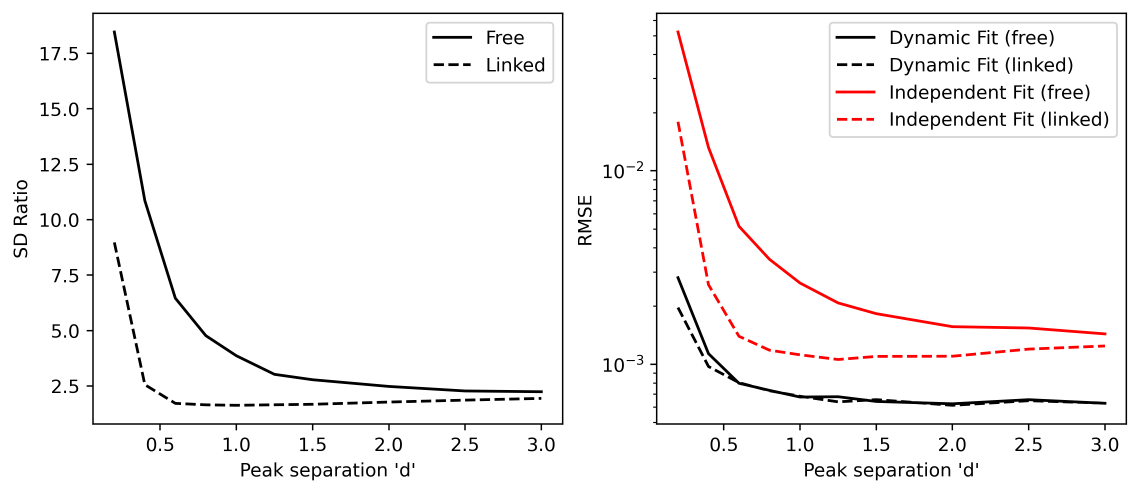
#> input picture publication/figures/fig3ab_fmrs_tal.png, 3418 x 1481 px (shown at 1/3 size)
$ python combine_fig_subparts.py
#> lines starting #> are read from the running program, lines starting #| are printed output that depends on the picture
from PIL import Image
from PIL import ImageDraw, ImageFont

im1 = Image.open('figures/fig3ab_fmrs_tal.png')
#> im1 is the input picture: PIL image 3418x1481 RGBA; mean R, G, B, A 245, 243.4, 243.4, 23.3
im2 = Image.open('figures/fig3cd_spectrum_ratios.png')
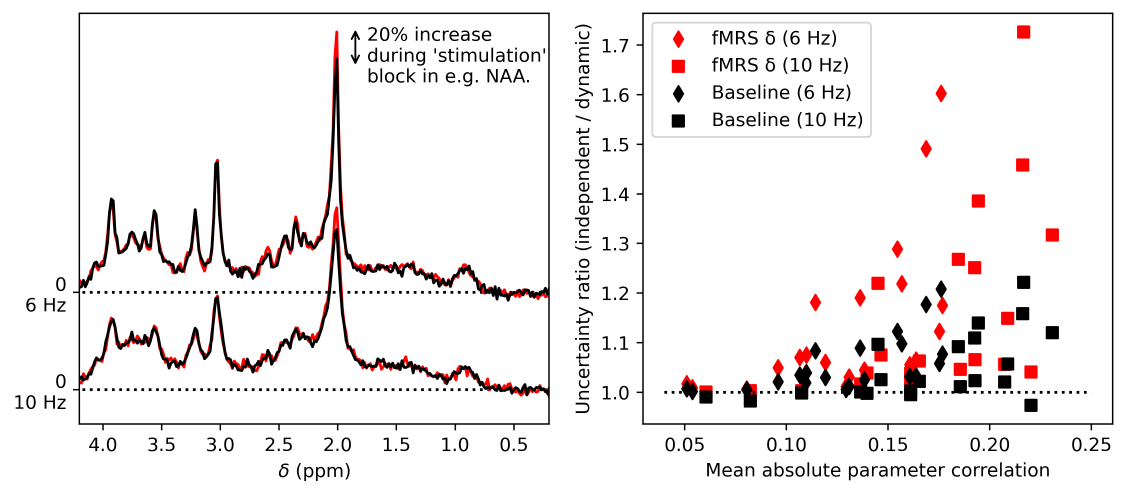
#> input picture publication/figures/fig3cd_spectrum_ratios.png, 3378 x 1485 px (shown at 1/3 size)
#> im2 is the input picture: PIL image 3378x1485 RGBA; mean R, G, B, A 238.9, 235.3, 235.3, 25.6

h = im1.size[1] + im2.size[1]
#> h = 2966
w = max(im1.size[0], im2.size[0])
#> w = 3418
im = Image.new("RGBA", (w, h))
#> im: PIL image 3418x2966 RGBA; every value is 0

im.paste(im1)
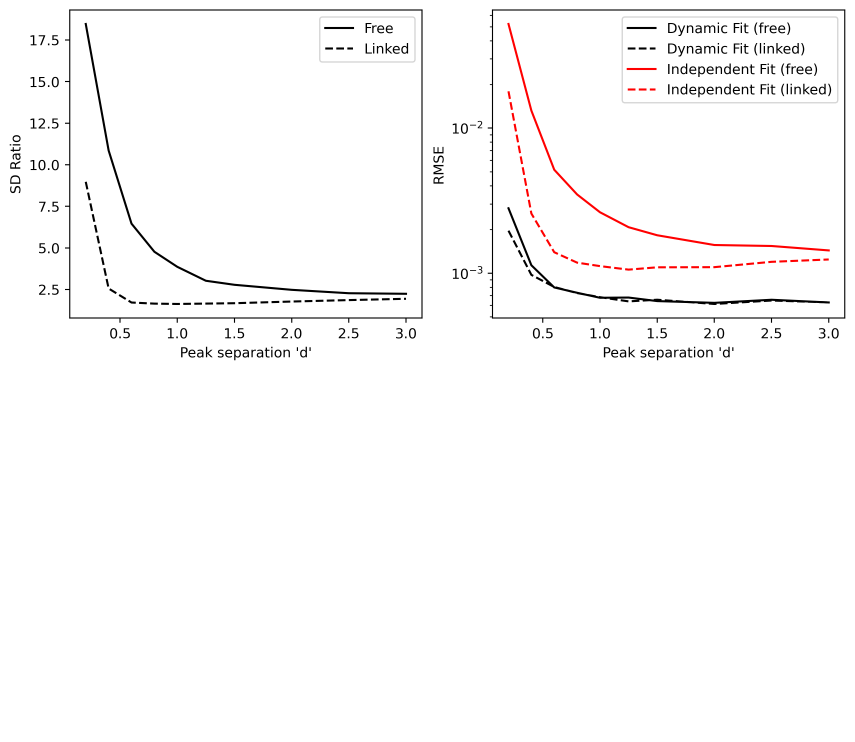
#> im: PIL image 3418x2966 RGBA (shown at 1/4 size); mean R, G, B, A 122.3, 121.6, 121.6, 11.6; transparent parts drawn white
im.paste(im2, (45, im1.size[1]))
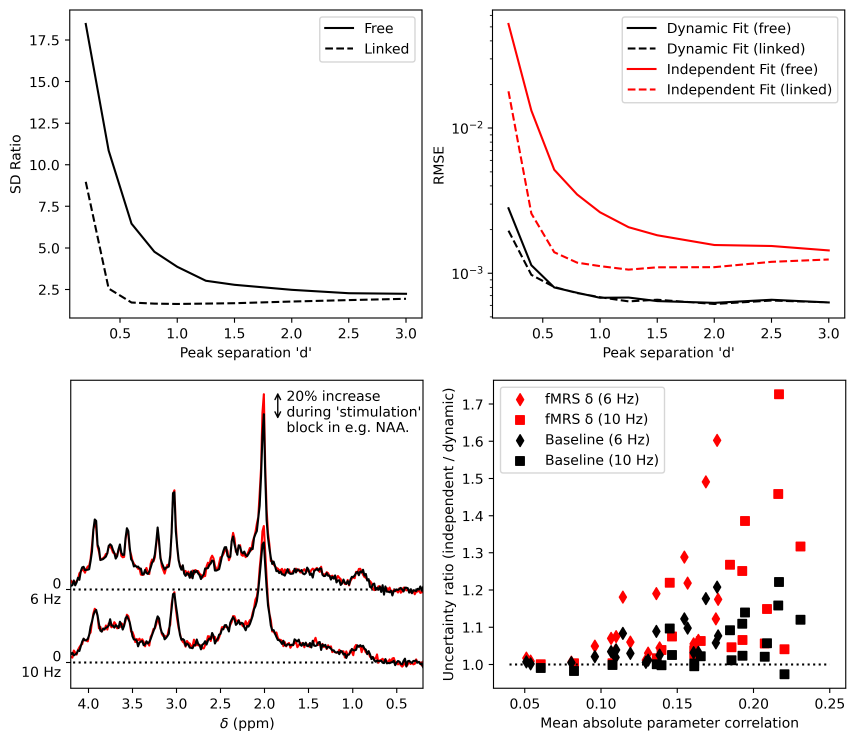
#> im: PIL image 3418x2966 RGBA (shown at 1/4 size); mean R, G, B, A 240.4, 237.8, 237.8, 24.3; transparent parts drawn white

font = ImageFont.truetype("DejaVuSans-Bold.ttf", 80)
I1 = ImageDraw.Draw(im)
I1.text((60, 0), "A", fill=(0, 0, 0), font=font)
I1.text((1800, 0), "B", fill=(0, 0, 0), font=font)
I1.text((60, 1450), "C", fill=(0, 0, 0), font=font)
I1.text((1800, 1450), "D", fill=(0, 0, 0), font=font)


im.save('figures/fig3_combined.png')
